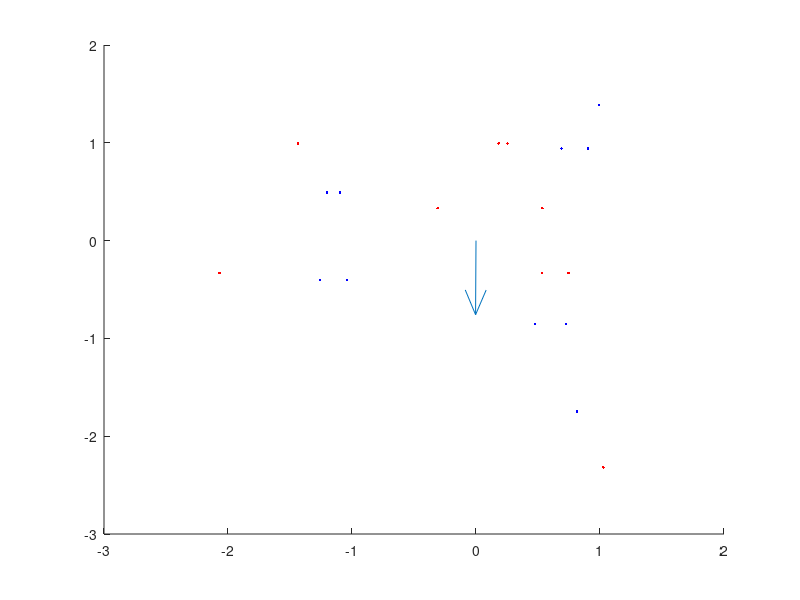
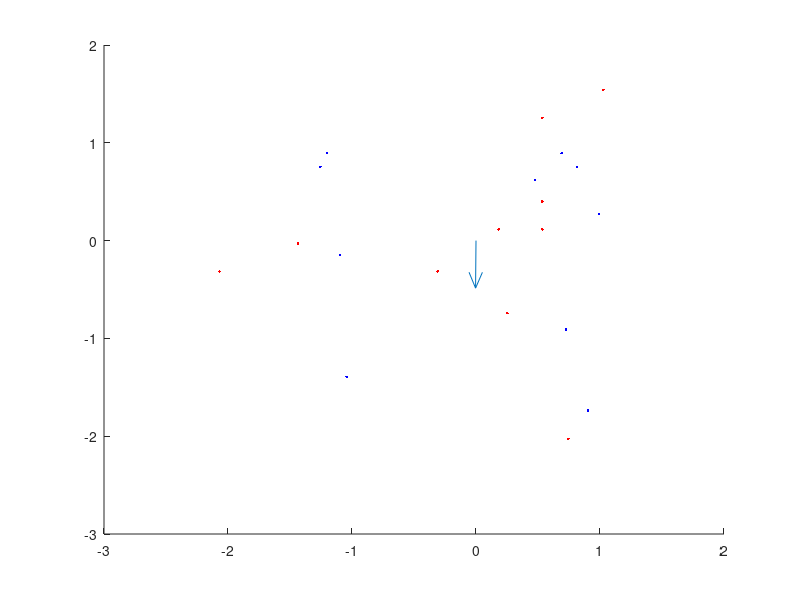
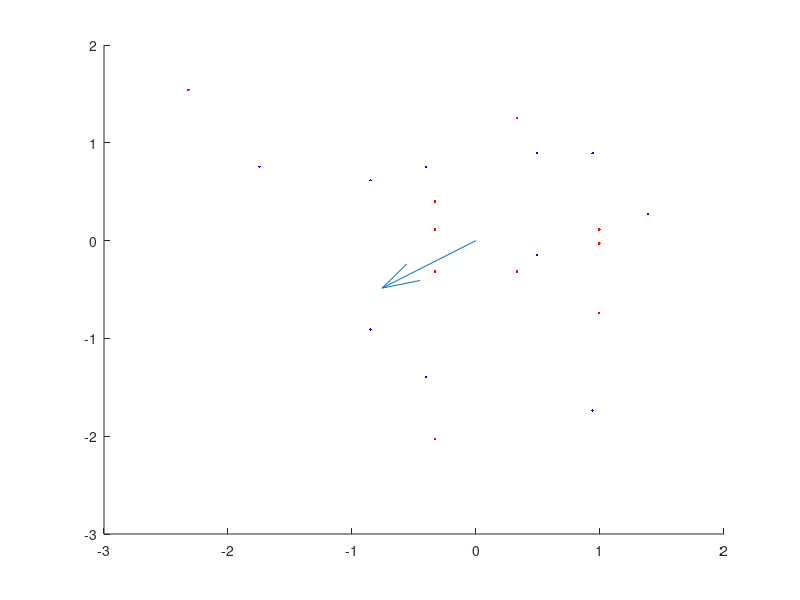

Here is the MATLAB script that generated these plots, in order:
% Load the data from the .mat file
data = load('Lab1/F0_PVT.mat');

pressure = data.Pressure;
temperature = data.Temperature;
vibration = data.Vibration;

% Initialize matrices with three columns for Pressure, Vibration, and Temperature
X_black_foam = zeros(size(pressure, 2), 3);
X_car_sponge = zeros(size(pressure, 2), 3);

% Extract data for black foam and car sponge
for i = 1 : size(pressure, 2)
    X_black_foam(i, 1) = pressure(2, i); % Pressure
    X_black_foam(i, 2) = vibration(2, i); % Vibration
    X_black_foam(i, 3) = temperature(2, i); % Temperature

    X_car_sponge(i, 1) = pressure(3, i); % Pressure
    X_car_sponge(i, 2) = vibration(3, i); % Vibration
    X_car_sponge(i, 3) = temperature(3, i); % Temperature
end


% Standardization
X_black_foam = (X_black_foam - mean(X_black_foam)) ./ std(X_black_foam);
X_car_sponge = (X_car_sponge - mean(X_car_sponge)) ./ std(X_car_sponge);



mean_black_foam = mean(X_black_foam);
mean_car_sponge = mean(X_car_sponge);

% Initialize the within-class scatter matrix S_W
S_W = zeros(3, 3);

% Calculate S_W
for i = 1 : size(X_black_foam, 1)
    S_W = S_W + (X_black_foam(i,:) - mean_black_foam)' * (X_black_foam(i,:) - mean_black_foam);
end
for i = 1 : size(X_car_sponge, 1)
    S_W = S_W + (X_car_sponge(i,:) - mean_car_sponge)' * (X_car_sponge(i,:) - mean_car_sponge);
end
for i = 1 : size(pressure,2)
    S_W = S_W + (X_black_foam(i,:) - mean(X_black_foam))' * (X_black_foam(i,:) - mean(X_black_foam));
    S_W = S_W + (X_car_sponge(i,:) - mean(X_car_sponge))' * (X_car_sponge(i,:) - mean(X_car_sponge));
end

S_B = (mean(X_black_foam) - mean(X_car_sponge))' * (mean(X_black_foam) - mean(X_car_sponge));

S = inv(S_W) * S_B;

[eigenvectors, eigenvalues] = eig(S);
disp('Eigenvectors');
disp(eigenvectors);
disp('Eigenvalues');
disp(eigenvalues);

eigenvalues = diag(eigenvalues);
% Sort the eigenvalues in descending order and get indices
[sorted_eigenvalues, sort_index] = sort(eigenvalues, 'descend');
feature_vector = eigenvectors(:, sort_index(1));
disp(feature_vector);


figure;
hold on;
for i = 1:size(X_black_foam, 1)
    plot(X_black_foam(i, 1), X_black_foam(i, 2), 'b.');
    plot(X_car_sponge(i, 1), X_car_sponge(i, 2), 'r.');
end
quiver(0,0,feature_vector(1),feature_vector(2));
hold off;

figure;
hold on;
for i = 1:size(X_black_foam, 1)
    plot(X_black_foam(i, 1), X_black_foam(i, 3), 'b.');
    plot(X_car_sponge(i, 1), X_car_sponge(i, 3), 'r.');
end
quiver(0,0,feature_vector(1),feature_vector(3));
hold off;

figure;
hold on;
for i = 1:size(X_black_foam, 1)
    plot(X_black_foam(i, 2), X_black_foam(i, 3), 'b.');
    plot(X_car_sponge(i, 2), X_car_sponge(i, 3), 'r.');
end
quiver(0,0,feature_vector(2),feature_vector(3));
hold off;
